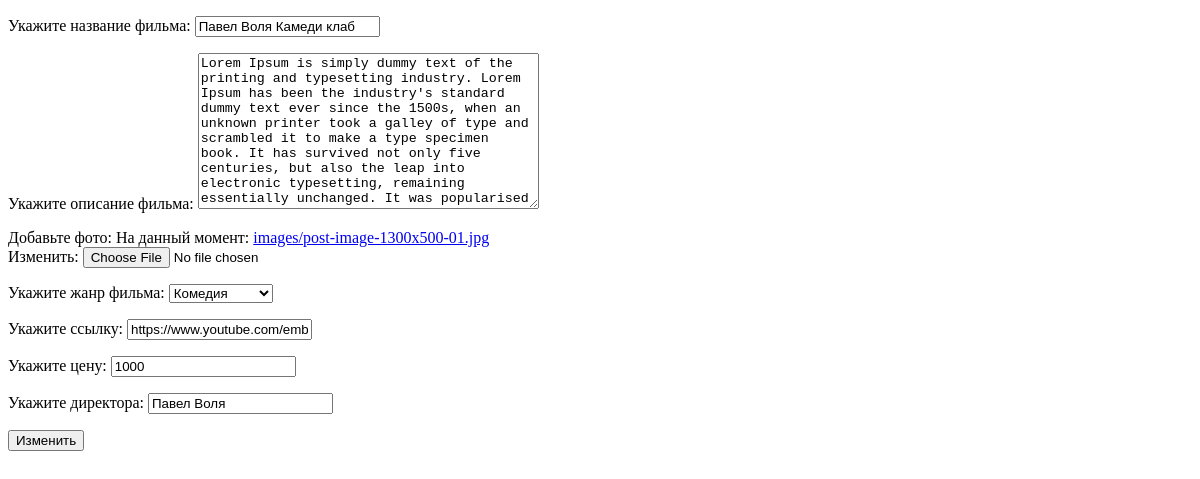
Before: /film_detail/4/update/ with the older database file.
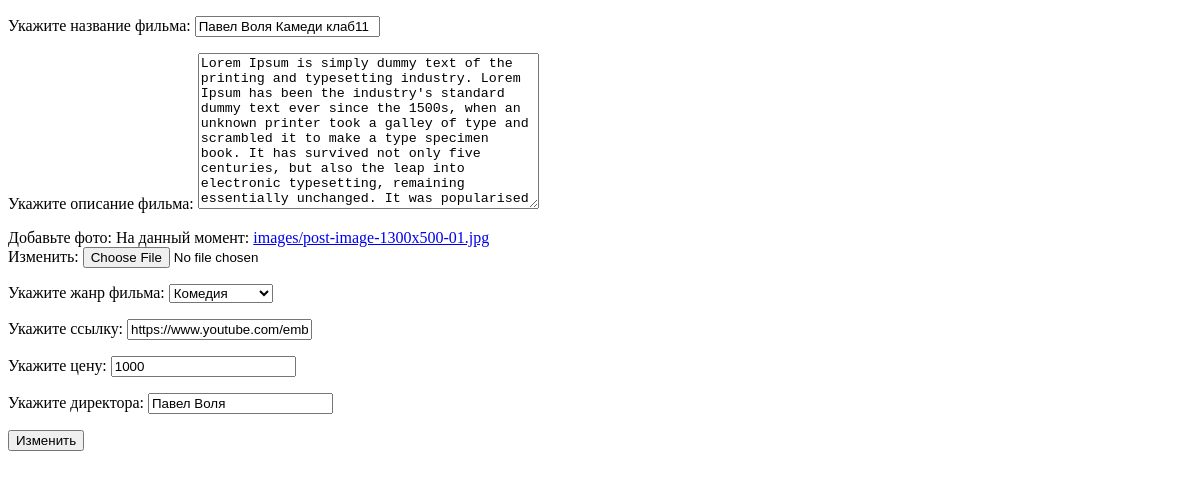
After: the same page with the newer database file.
### tv_show/models.py (models this page shows, shortened)
class Films(models.Model):
    GENRE = (
        ('Комедия', 'Комедия'),
        ('Хоррор', 'Хоррор'),
        ('Мелодрамма', 'Мелодрамма'),
        ('Аниме', 'Аниме')
    )
    title = models.CharField('Укажите название фильма', max_length=100)
    description = models.TextField('Укажите описание фильма', blank=True, null=True)
    image = models.ImageField('Добавьте фото', upload_to='images/')
    genre = models.CharField('Укажите жанр фильма', max_length=100, choices=GENRE)
    trailer = models.URLField('Укажите ссылку')
    cost = models.PositiveIntegerField('Укажите цену')
    director = models.CharField('Укажите директора', max_length=100, null=True)
    created_at = models.DateTimeField(auto_now_add=True)
    class Meta:
        verbose_name = 'Премьеру'
        verbose_name_plural = 'Премьеры'

### tv_show/views.py (the view)
# urls.py: path('film_detail/<int:id>/update/', views.update_tv_show_view, name='update_film'),
def update_tv_show_view(request, id):
    film_id = get_object_or_404(models.Films, id=id)
    if request.method == 'POST':
        form = forms.TvShowForm(instance=film_id, data=request.POST)
        if form.is_valid():
            form.save()
            return HttpResponse('Объект успешно обновлен')
    else:
        form = forms.TvShowForm(instance=film_id)
        context = {
            'form': form,
            'object': film_id
        }
    return render(request, 'films/crud/update_films.html', context)

### tv_show/forms.py
class TvShowForm(forms.ModelForm):
    class Meta:
        model = models.Films
        fields = '__all__'

### templates/films/crud/update_films.html (shortened to what this page needs)
<!DOCTYPE html>
<html lang="en">
<head>
</head>
<body>
<form method="POST" enctype="multipart/form-data">
  {{form.as_p}}
  <button type="submit">Изменить</button>
</form>
</body>
</html>

Changed rows visible on the page:
changed Films "Комедия": title "Павел Воля Камеди клаб" → "Павел Воля Камеди клаб11"
